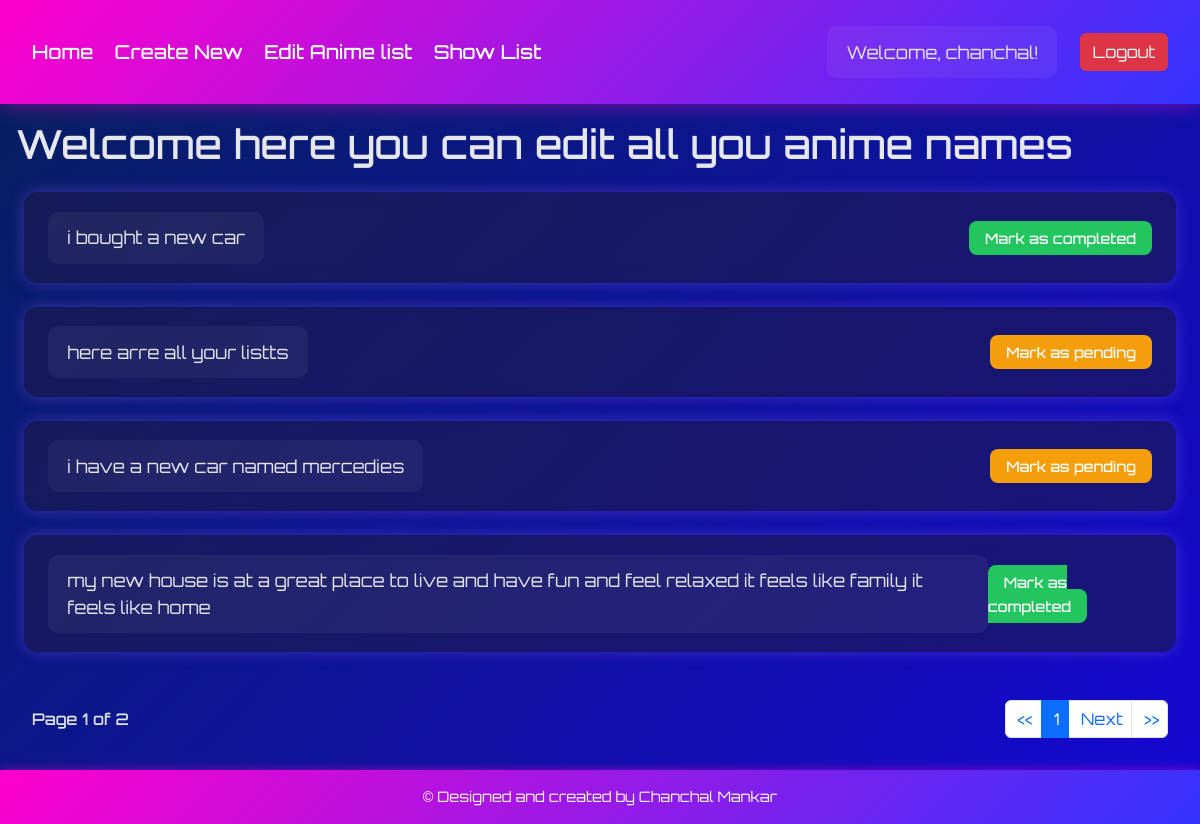
Screenshot of /list/ (signed in) with the database file from the repository.
### anime/models.py (models this page shows, shortened)
class Anime_List(models.Model):
    owner = models.ForeignKey(User, on_delete=models.CASCADE , default=None)
    title = models.CharField(max_length=255)
    is_completed = models.BooleanField()

### anime/views.py (the view)
# urls.py: path("list/",views.animelist , name="animelist"),
@login_required
def animelist(request):
    anime_name = request.POST.get("post")  #to get the data from the form to store in the db name of the html field
    data = Anime_List.objects.filter(owner=request.user)
    paginator = Paginator(data, 4)  #the paginator takes all data and shows how many entries you want to show from that data
    page = request.GET.get("page")  #this "page" is what we will see in the url
    page_obj = paginator.get_page(page)
    context = {
        "data": data,
        'page_obj':page_obj,
    }
    return render(request,"animelist.html",context)

### anime/templates/animelist.html (shortened to what this page needs)
{% extends 'main.html' %}
{% block content %}
<h1 style="margin: 1rem;">Welcome here you can edit all you anime names</h1>
{% for item in page_obj %}
<div class="edit_section">
    <p>{{item.title}}</p>
    <div class="buttons">
        <div>
            {% if item.is_completed %}
            <a href="{% url 'pending_task' item.id %}">Mark as pending</a>
            {% else %}
            <a href="{% url 'complete_task' item.id %}">Mark as completed</a>
            {% endif %}
        </div>
    </div>
</div>
{% endfor %}
{% endblock %}
{% block pages %}
<div class="page_section mt-4">
    <div class="text-light">
        <span class="pagenums">
            Page {{page_obj.number}} of {{page_obj.paginator.num_pages}}
        </span>
    </div>
    <nav>
        <ul class="pagination mb-0">
            <li class="page-item">
                <a class="page-link" href="?page=1"><<</a>
            </li>
            <li class="page-item active">
                <a class="page-link">{{page_obj.number}}</a>
            </li>
            {% if page_obj.has_next %}
            <li class="page-item">
                <a class="page-link" href="?page={{page_obj.next_page_number}}">Next</a>
            </li>
            {% endif %}
            <li class="page-item">
                <a class="page-link" href="?page={{page_obj.paginator.num_pages}}">>></a>
            </li>
        </ul>
    </nav>
</div>
{% endblock pages %}

### anime/templates/main.html (shortened to what this page needs)
{% load static %}
<!DOCTYPE html>
<html lang="en">
<head>
    <link href="https://cdn.jsdelivr.net/npm/bootstrap@5.3.3/dist/css/bootstrap.min.css" rel="stylesheet">
    <link rel="stylesheet" href="{% static 'css/global.css' %}">
</head>
<body>
    <div class="top_nav">
        <div>
            <a href="/" style="padding-right: 1rem;">Home</a>
            <a href="/create" style=" padding-right: 1rem;">Create New</a>
            <a href="{% url 'edit' %}" style=" padding-right: 1rem;">Edit Anime list</a>
            <a href="/list">Show List</a>
        </div>
        {% if user.is_authenticated %}
        <div>
            <div class="btn" style=" padding-right: 1rem;">
                <p>Welcome, {{ user.username }}!</p>
            </div>
            <form action="{% url 'logout' %}" method="POST" style="display:inline;">
                <button type="submit" class="btn btn-danger">Logout</button>
            </form>
                {% endif %}
            </div>
        </div>
    <main>
        {% block content %}
        {% endblock %}
    </main>
    {% block pages %}
    {% endblock %}
    <footer>
        &copy Designed and created by Chanchal Mankar
    </footer>
</body>
</html>

### anime/static/css/global.css (style rules this page uses)
body { margin: 0; font-family: 'Orbitron', sans-serif; background: linear-gradient(135deg, #06205c, #1507d4); color: #e5e7eb; display: flex; flex-direction: column; min-height: 100vh; }
main { flex:1; }
.top_nav { display: flex; justify-content: space-between; align-items: center; background: linear-gradient(135deg, #ff00cc, #3333ff); padding: 1.2rem 2rem; color: white; font-size: 1.2rem; box-shadow: 0 0 20px rgba(255, 0, 204, 0.5); }
.top_nav a { color: #fff; font-weight: 500; transition: 0.3s; }
button { border: none; cursor: pointer; border-radius: 10px; font-size: 1rem; font-weight: 500; padding: 0.8rem 1.8rem; transition: all 0.3s ease; }
.edit_section { margin: 1.5rem; padding: 1.2rem 1.5rem; background: rgba(30, 27, 75, 0.6); backdrop-filter: blur(10px); border-radius: 14px; display: flex; justify-content: space-between; align-items: center; box-shadow: 0 0 15px rgba(139, 92, 246, 0.4); transition: 0.3s; }
p { margin: 0; font-size: 1.1rem; background: rgba(255, 255, 255, 0.05); padding: 0.8rem 1.2rem; border-radius: 10px; color: #e5e7eb; }
.buttons { display: flex; gap: 12px; text-decoration: none; }
a { text-decoration: none; }
.buttons a { padding: 0.5rem 1rem; border-radius: 8px; font-size: 0.9rem; font-weight: 500; transition: 0.3s; }
.buttons a[href*="complete"] { background: #22c55e; color: white; }
.buttons a[href*="pending"] { background: #f59e0b; color: white; }
footer { text-align: center; padding: 1rem; background: linear-gradient(135deg, #ff00cc, #3333ff); color: white; font-size: 0.9rem; box-shadow: 0 0 10px rgba(255, 0, 204, 0.5); }
nav { display: flex; flex-direction: column; justify-content: center; align-items: center; }
.page_section { display: flex; justify-content: space-between; align-items: center; margin: 2rem; flex-wrap: wrap; }
.pagenums { font-size: 1rem; font-weight: 500; color: #e5e7eb; }
.page-link { padding-right: 0.5rem; }

### rows the page displays
Anime_List: title "i bought a new car", is_completed "Mark as completed"
Anime_List: title "here arre all your listts", is_completed "Mark as pending"
Anime_List: title "i have a new car named mercedies", is_completed "Mark as pending"
Anime_List: title "my new house is at a great place to live and have fun and feel relaxed it feels like family it feels like home", is_completed "Mark as completed"

### other values shown
{{ user.username }} "chanchal"
{{ page_obj.number }} "1"
{{ page_obj.paginator.num_pages }} "2"
